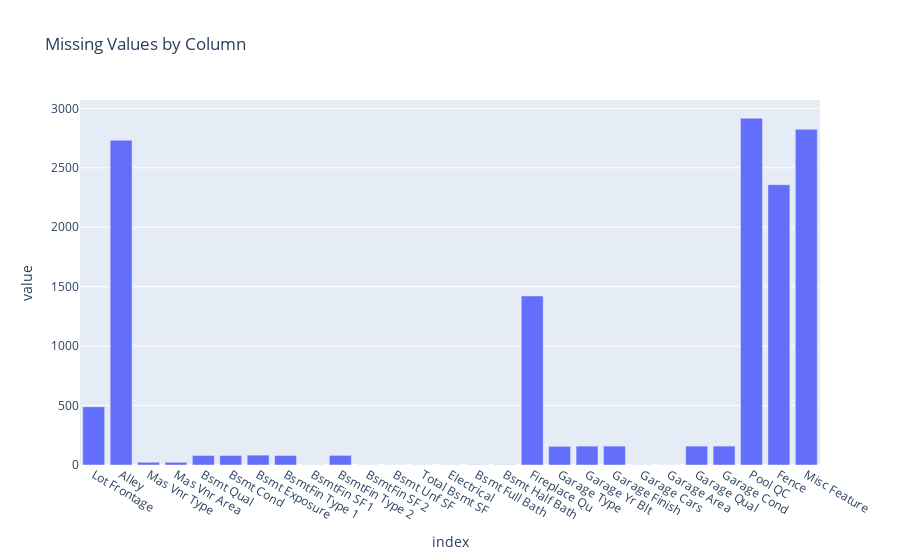

The notebook cell saved with this chart:
### Markdown cell above
### Missing Values
First, we should address missing values as we may need to use different techniques for dealing with features in modelling based on the feature saturation throughout the dataset.

### Code cell
# missing data
cols_missing_vals = df.columns[df.isna().any()]

fig = df[cols_missing_vals].isna().sum().plot(kind='bar', title="Missing Values by Column")

fig.update_layout(showlegend=False)
fig.show()

### Figure 1 — Plotly figure (JSON) as saved in the notebook; plotly's stock layout.template omitted (floating-point values rounded to 4 significant figures)
{"data": [{"alignmentgroup": "True", "hovertemplate": "variable=0<br>index=%{x}<br>value=%{y}<extra></extra>", "legendgroup": "0", "marker": {"color": "#636efa"}, "name": "0", "offsetgroup": "0", "orientation": "v", "showlegend": true, "textposition": "auto", "type": "bar", "x": ["Lot Frontage", "Alley", "Mas Vnr Type", "Mas Vnr Area", "Bsmt Qual", "Bsmt Cond", "Bsmt Exposure", "BsmtFin Type 1", "BsmtFin SF 1", "BsmtFin Type 2", "BsmtFin SF 2", "Bsmt Unf SF", "Total Bsmt SF", "Electrical", "Bsmt Full Bath", "Bsmt Half Bath", "Fireplace Qu", "Garage Type", "Garage Yr Blt", "Garage Finish", "Garage Cars", "Garage Area", "Garage Qual", "Garage Cond", "Pool QC", "Fence", "Misc Feature"], "xaxis": "x", "y": [490, 2732, 23, 23, 80, 80, 83, 80, 1, 81, 1, 1, 1, 1, 2, 2, 1422, 157, 159, 159, 1, 1, 159, 159, 2917, 2358, 2824], "yaxis": "y"}], "layout": {"barmode": "relative", "legend": {"title": {"text": "variable"}, "tracegroupgap": 0}, "showlegend": false, "title": {"text": "Missing Values by Column"}, "xaxis": {"anchor": "y", "domain": [0, 1], "title": {"text": "index"}}, "yaxis": {"anchor": "x", "domain": [0, 1], "title": {"text": "value"}}}}
